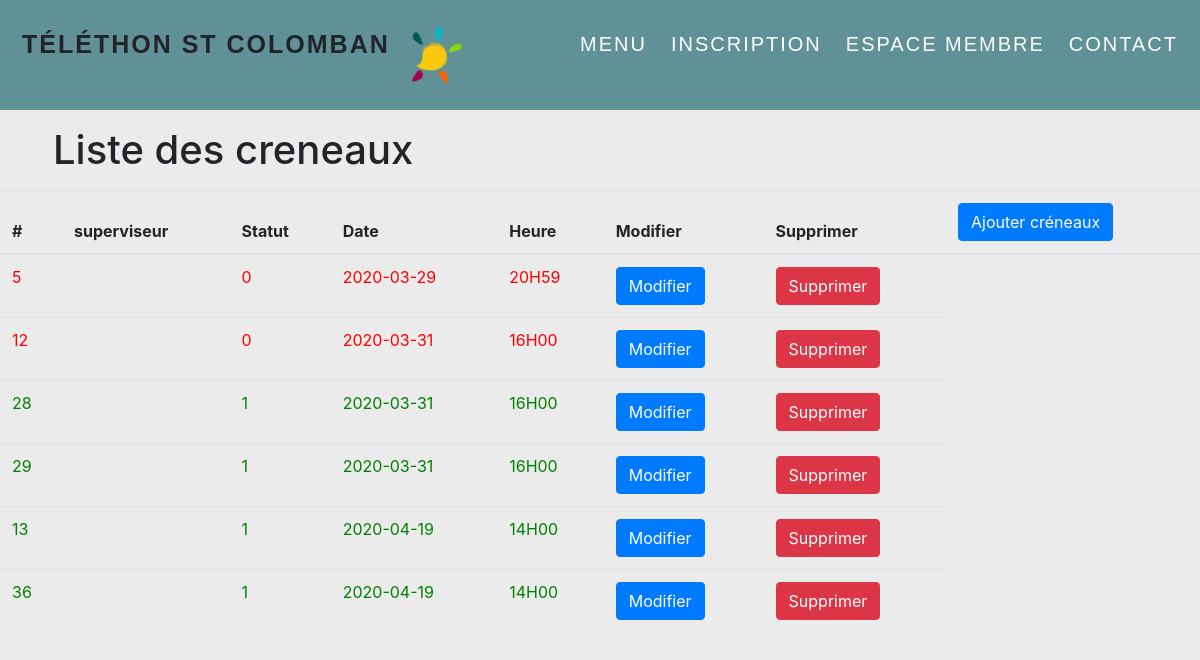
The app's page /telethon_project/modification_creneau2.php, older data.
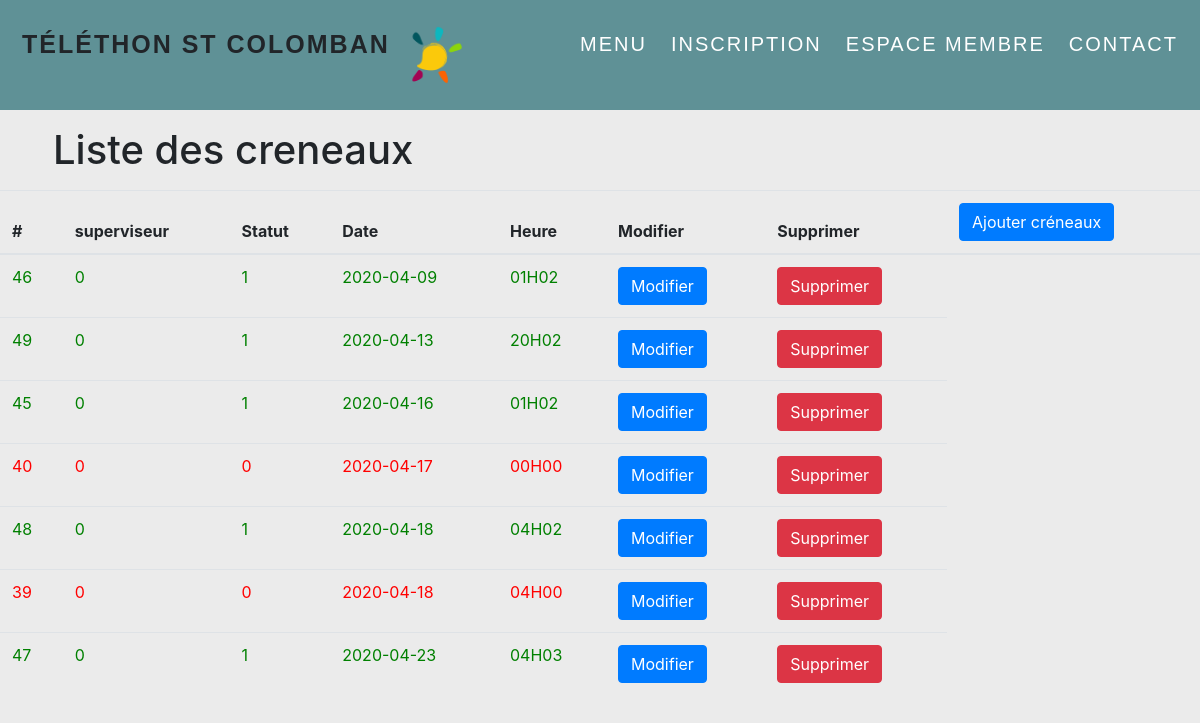
The same page, newer data.
### tables this page shows
CREATE TABLE IF NOT EXISTS `creneaux` (
  `id` int(10) NOT NULL AUTO_INCREMENT,
  `Date` date NOT NULL,
  `NB_joueurs` varchar(11) NOT NULL,
  `Nom_joueur` varchar(30) NOT NULL,
  `Num_joueur` varchar(30) NOT NULL,
  `Time` time NOT NULL,
  `Statut` tinyint(1) NOT NULL DEFAULT '1' COMMENT ' 1=Active, 0=Block ',
  `users_id` int(11) NOT NULL,
  PRIMARY KEY (`id`),
  KEY `fk_creneaux_users` (`users_id`)
);

### telethon_project/modification_creneaux.php (called while the page is built, shortened)
<?php ob_start();
    $Titre = "Liste des creneaux";
    ?>
<?php
$pdo = new PDO("mysql:dbname=projet_telethon;host=localhost", "root", "");
$stmt = $pdo->prepare("SELECT id, Statut, users_id, Date, Time FROM creneaux ORDER BY Date");
$stmt->execute();
$types = $stmt->fetchAll(PDO::FETCH_ASSOC);
?>

### telethon_project/modification_creneau2.php (the view, shortened to what this page needs)
<link href="//maxcdn.bootstrapcdn.com/bootstrap/4.1.1/css/bootstrap.min.css" rel="stylesheet" id="bootstrap-css">
<body style="background-color: #EBEBEB;">
      <?php include('container.php'); ?>
    <?php require "modification_creneaux.php" ?>
    <div class ="container">
        <h1 class ="  text-black p-2 my-2 position-center"> <?=$Titre?></h1>
      </div>
 </body>
<table class ="table">
        <thead>
            <tr>
                <th scope="col">#</th>
                <th scope="col">superviseur</th>
                <th scope="col">Statut</th>
                <th scope="col">Date</th>
                <th scope="col">Heure</th>
                <th scope="col">Modifier</th>
                <th scope="col">Supprimer</th>
                <th> <a href="Ajout_creneaux2.php" class ="btn btn-primary">Ajouter créneaux</a> </th>
            </tr>
        </thead>
        <tbody>
            <?php foreach($types as $type) : ?>
           <?php if(!isset($_GET['modifier']) || $_GET['modifier'] !== $type['id']){?>
             <?php if($type['Statut'] === '1'){  ?><style>.ligne{color: green;}</style>
     <tr class="ligne">
                <td><?= $type['id']?></td>
                <td><?= $type['users_id'] ?></td>
                <td><?= $type['Statut']?></td>
                <td><?= $type['Date']?></td>
                <td><?= (new DateTimeImmutable($type['Time']))->format('H\Hi')?></td>
                <td> <a href="?modifier=<?=$type['id']?>" class="btn btn-primary" >Modifier</a></td>
                <td> <a href="?supprimer=<?=$type['id']?>" class="btn btn-danger" id ="refresh">Supprimer</a></td>
            </tr>
            <?php } ?>
  <?php if($type['Statut'] === '0'){  ?><style>.lignes{color: red;}</style>
     <tr class="lignes">
                <td><?= $type['id']?></td>
                <td><?= $type['users_id'] ?></td>
                <td><?= $type['Statut']?></td>
                <td><?= $type['Date']?></td>
                <td><?= (new DateTimeImmutable($type['Time']))->format('H\Hi')?></td>
                <td> <a href="?modifier=<?=$type['id']?>" class="btn btn-primary" >Modifier</a></td>
                <td> <a href="?supprimer=<?=$type['id']?>" class="btn btn-danger" id ="refresh">Supprimer</a></td>
            </tr>
            <?php } ?>
            <?php } ?>
        <?php endforeach; ?>
        </tbody>
</table>
</body>

### telethon_project/container.php (shortened to what this page needs)
    <div class="header">
 <img src="public/logo-telethon-2.png" alt="" height="70px"
    width="70px"/>
  <a class="logo">Téléthon St Colomban</a>
  <div class="header-right">
    <a href="index.php">Menu</a>
    <a  href="public/index_1.php">Inscription</a>
    <a href="login.php">Espace Membre</a>
    <a href="maps_contact.php">Contact</a>
  </div>
</div>

### telethon_project/container.php (style rules this page uses)
.header { overflow: hidden; background-color: rgba(2,86,94,.6); padding: 20px 10px; width: 100%; }
.header a { float: left; text-transform: uppercase; color: #fff; text-align: center; padding: 12px; text-decoration: none; font-size: 20px; font-family : 'Raleway', sans-serif; letter-spacing: 2px; line-height: 25px; border-radius: 4px; }
.header a.logo { font-size: 25px; font-weight: bold; }
.header-right { float: right; }

### telethon_project/modification_creneau2.php (style rules this page uses)
.ligne { color: green; }
.lignes { color: red; }

Row changes from the older to the newer data that the page shows:
removed creneaux: id "5", Statut "0", Date "2020-03-29", Time "20H59"
removed creneaux: id "12", Statut "0", Date "2020-03-31", Time "16H00"
removed creneaux: id "28", Statut "1", Date "2020-03-31", Time "16H00"
removed creneaux: id "29", Statut "1", Date "2020-03-31", Time "16H00"
removed creneaux: id "13", Statut "1", Date "2020-04-19", Time "14H00"
removed creneaux: id "36", Statut "1", Date "2020-04-19", Time "14H00"
added creneaux: id "46", users "0", Statut "1", Date "2020-04-09", Time "01H02"
added creneaux: id "49", users "0", Statut "1", Date "2020-04-13", Time "20H02"
added creneaux: id "45", users "0", Statut "1", Date "2020-04-16", Time "01H02"
added creneaux: id "40", users "0", Statut "0", Date "2020-04-17", Time "00H00"
added creneaux: id "48", users "0", Statut "1", Date "2020-04-18", Time "04H02"
added creneaux: id "39", users "0", Statut "0", Date "2020-04-18", Time "04H00"
added creneaux: id "47", users "0", Statut "1", Date "2020-04-23", Time "04H03"
